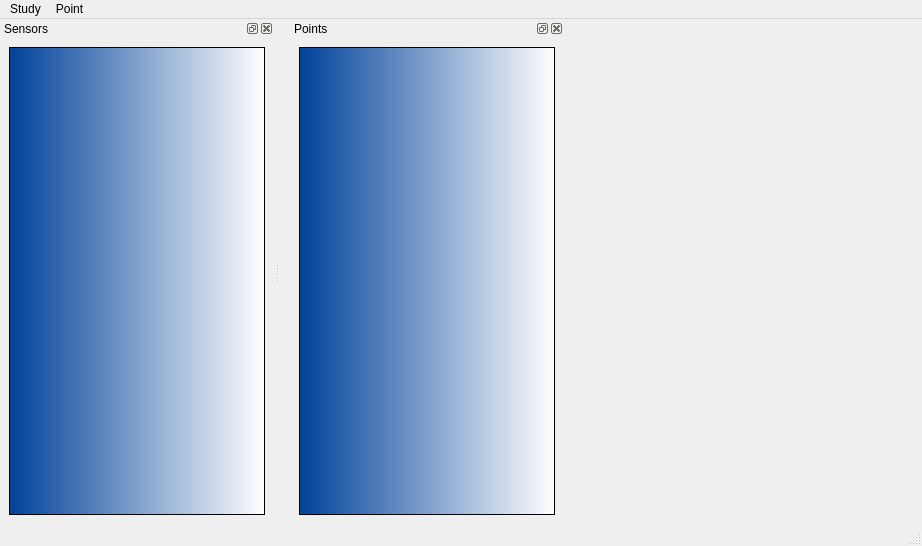
<?xml version="1.0" encoding="UTF-8"?>
<ui version="4.0">
 <class>MainWindow</class>
 <widget class="QMainWindow" name="MainWindow">
  <property name="geometry">
   <rect>
    <x>0</x>
    <y>0</y>
    <width>922</width>
    <height>546</height>
   </rect>
  </property>
  <property name="windowTitle">
   <string>MolonaViz</string>
  </property>
  <widget class="QWidget" name="centralwidget">
   <widget class="QDockWidget" name="dockPoint">
    <property name="geometry">
     <rect>
      <x>10</x>
      <y>0</y>
      <width>274</width>
      <height>505</height>
     </rect>
    </property>
    <property name="windowTitle">
     <string>Points</string>
    </property>
    <widget class="QWidget" name="dockWidgetContents_2">
     <layout class="QVBoxLayout" name="verticalLayout_2">
      <item>
       <widget class="QTreeView" name="treeViewSensors_3">
        <property name="styleSheet">
         <string notr="true">background-color: qlineargradient(spread:pad, x1:0, y1:0, x2:1, y2:0, stop:0 rgba(0, 65, 153, 255), stop:1 rgba(255, 255, 255, 255));</string>
        </property>
        <attribute name="headerVisible">
         <bool>false</bool>
        </attribute>
       </widget>
      </item>
     </layout>
    </widget>
   </widget>
  </widget>
  <widget class="QMenuBar" name="menubar">
   <property name="geometry">
    <rect>
     <x>0</x>
     <y>0</y>
     <width>922</width>
     <height>26</height>
    </rect>
   </property>
   <widget class="QMenu" name="menuStudy">
    <property name="title">
     <string>Study</string>
    </property>
    <addaction name="actionCreate_Study"/>
    <addaction name="actionOpen_Study"/>
    <addaction name="actionExit"/>
   </widget>
   <widget class="QMenu" name="menuPoint">
    <property name="title">
     <string>Point</string>
    </property>
    <addaction name="actionImport_Point"/>
   </widget>
   <addaction name="menuStudy"/>
   <addaction name="menuPoint"/>
  </widget>
  <widget class="QStatusBar" name="statusbar"/>
  <widget class="QDockWidget" name="dockSensors">
   <property name="windowTitle">
    <string>Sensors</string>
   </property>
   <attribute name="dockWidgetArea">
    <number>1</number>
   </attribute>
   <widget class="QWidget" name="dockWidgetContents">
    <layout class="QVBoxLayout" name="verticalLayout">
     <item>
      <widget class="QTreeView" name="treeViewSensors">
       <property name="styleSheet">
        <string notr="true">background-color: qlineargradient(spread:pad, x1:0, y1:0, x2:1, y2:0, stop:0 rgba(0, 65, 153, 255), stop:1 rgba(255, 255, 255, 255));</string>
       </property>
       <attribute name="headerVisible">
        <bool>false</bool>
       </attribute>
      </widget>
     </item>
    </layout>
   </widget>
  </widget>
  <action name="actionCreate_Study">
   <property name="text">
    <string>Create Study</string>
   </property>
  </action>
  <action name="actionOpen_Study">
   <property name="text">
    <string>Open Study</string>
   </property>
  </action>
  <action name="actionExit">
   <property name="text">
    <string>Exit</string>
   </property>
  </action>
  <action name="actionImport_Point">
   <property name="text">
    <string>Import Point </string>
   </property>
  </action>
 </widget>
 <resources/>
 <connections>
  <connection>
   <sender>actionExit</sender>
   <signal>triggered()</signal>
   <receiver>MainWindow</receiver>
   <slot>close()</slot>
   <hints>
    <hint type="sourcelabel">
     <x>-1</x>
     <y>-1</y>
    </hint>
    <hint type="destinationlabel">
     <x>458</x>
     <y>272</y>
    </hint>
   </hints>
  </connection>
 </connections>
</ui>
